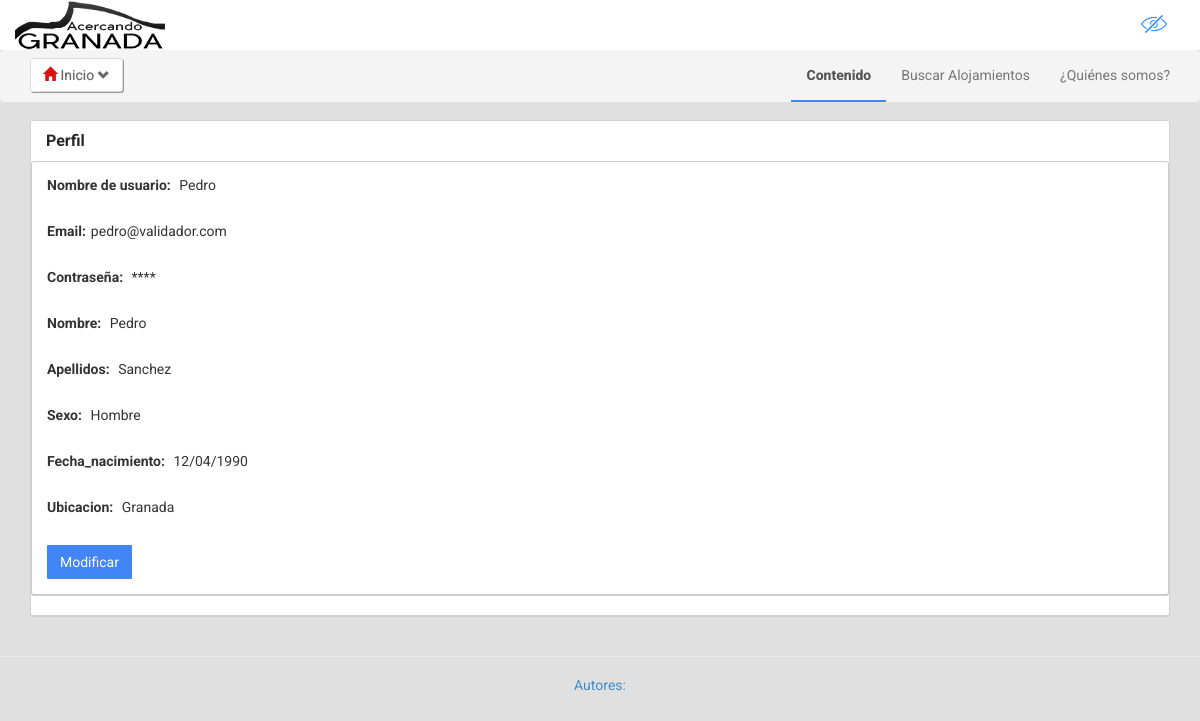
Page /GRXDev/index.php?cat=perfil (signed in) on the committed database.
### tables this page shows
CREATE TABLE IF NOT EXISTS `usuarios` (
`ID_Usuario` int(11) NOT NULL,
  `Nombre_usuario` varchar(12) NOT NULL,
  `Direccion_correo` varchar(25) NOT NULL,
  `Contrasena` varchar(12) NOT NULL,
  `Tipo_usuario` tinyint(4) NOT NULL,
  `Nombre` varchar(15) NOT NULL,
  `Apellidos` varchar(22) NOT NULL,
  `Sexo` varchar(8) NOT NULL DEFAULT 'Hombre',
  `Fecha_nacimiento` varchar(10) NOT NULL,
  `Ubicacion` varchar(15) NOT NULL,
  `NIF` varchar(15) NOT NULL,
  `Validador` int(11) NOT NULL
);

### GRXDev/conexionBD.php (called while the page is built)
<?php
include "BD.php";
$datos = new BD("localhost", "root", "", "GRXDev");
?>

### GRXDev/BD.php (called while the page is built, shortened)
<?php
class BD {
    private $localhost;
    private $user;
    private $pass;
    public function BD($direccion, $usuario, $contrasenia, $basedatos) {
        $this->localhost = $direccion;
        $this->user = $usuario;
        $this->pass = $contrasenia;
        $this->database = $basedatos;
    }
    public function GetMyConnection() {
        $this->conexion = mysql_connect($this->localhost, $this->user, $this->pass) or die('Could not connect to server.');
        return $this->conexion;
    }
    public function Query($cadena) {
        return $res = mysql_query($cadena, $this->GetMyConnection());
    }
}

### GRXDev/perfil.php (the view, shortened to what this page needs)
<div class="container" id="main">
    <div class="row">
        <?php
        include 'conexionBD.php';
		$id = isset($_GET['ID_Usuario']) ? $_GET['ID_Usuario'] : null;
		if(empty($id)){
			$result = $datos->Query("select Nombre_usuario,Direccion_correo,Tipo_usuario,ID_Usuario,Nombre,Apellidos,Sexo,Fecha_nacimiento,ubicacion,NIF from 	Usuarios where ID_Usuario='".$_COOKIE['id_usuario']."'");
		}
		else{
			$result = $datos->Query("select Nombre_usuario,Direccion_correo,Tipo_usuario,ID_Usuario,Nombre,Apellidos,Sexo,Fecha_nacimiento,ubicacion,NIF from 	Usuarios where ID_Usuario='".$id."'");
		}
		$fila = mysql_fetch_array($result);
		?>
            <div class="col-md-12 col-sm-12">
                <div class="panel panel-default">
                <div class="panel-heading">Perfil</div>
					<div class="panel panel-default">
						<div class="panel-body"><strong style="margin-right:5px;">Nombre de usuario:  </strong><?php echo $fila['Nombre_usuario']?></div>
						<div class="panel-body"><strong style="margin-right:5px;">Email:</strong><?php echo $fila['Direccion_correo']?></div>
						<div class="panel-body"><strong style="margin-right:5px;">Contraseña:  </strong>****</div>
						<div class="panel-body"><strong style="margin-right:5px;">Nombre: </strong><?php echo $fila['Nombre']?></div>
						<?php
							if($fila['Tipo_usuario']!=5){
						?>
						<div class="panel-body"><strong style="margin-right:5px;">Apellidos: </strong><?php echo $fila['Apellidos']?></div>
						<div class="panel-body"><strong style="margin-right:5px;">Sexo: </strong><?php echo $fila['Sexo']?></div>
						<div class="panel-body"><strong style="margin-right:5px;">Fecha_nacimiento: </strong><?php echo $fila['Fecha_nacimiento']?></div>
						<div class="panel-body"><strong style="margin-right:5px;">Ubicacion: </strong><?php echo $fila['ubicacion']?></div>
						<?php }?>
						<div class="panel-body"><button class="btn btn-primary" onClick="location.href = 'index.php?cat=modificar&ID_Usuario=<?php echo $fila['ID_Usuario'] ?>'" >Modificar</button></div>
					</div>
                </div>
            </div>
	</div>
</div>

### GRXDev/css/styles.css (style rules this page uses)
body { background-color:#e0e0e0; -webkit-font-smoothing: antialiased; font: normal 14px Roboto,arial,sans-serif; }
.btn,.form-control,.panel,.list-group,.well { border-radius:1px;box-shadow:0 0 0; }
.btn-primary { border-color:transparent; }
.btn-primary,.label-primary,.list-group-item.active, .list-group-item.active:hover, .list-group-item.active:focus { background-color:#4285f4; }
.well,.panel { border-color:#d2d2d2;box-shadow:0 1px 0 #cfcfcf;border-radius:3px; }
button { outline: 0; }
.panel .panel-heading { background-color:#ffffff; font-weight:700; font-size:16px; color:#262626; border-color:#ffffff; }
.panel .panel-default { border-color:#cccccc; }
#main { padding-top:120px; }

### rows in the picture
usuarios: Nombre_usuario "Pedro", Direccion_correo "pedro@validador.com", Nombre "Pedro", Apellidos "Sanchez", Sexo "Hombre", Fecha_nacimiento "12/04/1990", Ubicacion "Granada"
